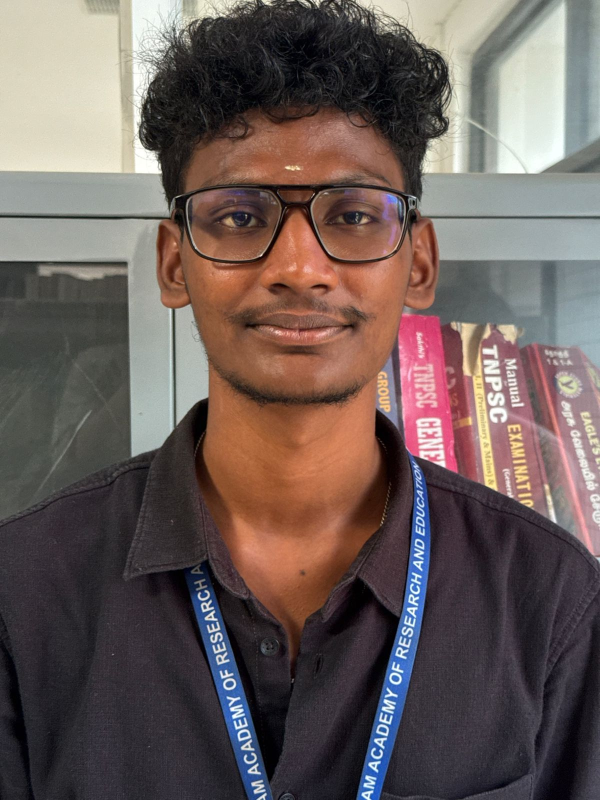
#> input picture backend/staff_images/JUPd2gzJCaT6vj19Sf7xnlaYdzB2/IMG-20251108-WA0001.jpg, 1200 x 1600 px (shown at 1/2 size); its folder holds only this picture in this run
$ python train.py   (older library calls are emulated)
#> lines starting #> are read from the running program, lines starting #| are printed output that depends on the picture
# ============================================================
#   train.py  (UPGRADED – LIGHTING ROBUST VERSION)
#   • Reads staff_details.csv  → staff_id, name, ...
#   • Reads images from staff_images/<staff_id>/
#   • Skips blurry / invalid images
#   • Performs lighting & noise augmentation per image
#       → simulates low-light, bright, contrast & noisy webcam frames
#   • Extracts multiple encodings per staff (original + augmented)
#   • Saves dictionary → trained_faces.pkl
#      {
#        "STAFF001": { "name": "Ajith", "encodings": [np.array(...), ...] },
#        ...
#      }
#   • Compatible with upgraded recognize.py
# ============================================================

import os
import csv
import cv2
import face_recognition
import pickle
import numpy as np

STAFF_CSV = "staff_details.csv"
IMAGE_DIR = "staff_images"
OUTPUT_FILE = "trained_faces.pkl"


# ============================================================
#   READ STAFF CSV
# ============================================================

def load_staff_csv():
    """
    Expect a CSV with headers like:
      staff_id, name, department, ...
    If staff_id not present, tries uid or id as fallback.
    """
    staff = {}

    if not os.path.exists(STAFF_CSV):
        print(f"❌ CSV not found: {STAFF_CSV}")
        return staff

    with open(STAFF_CSV, "r", encoding="utf-8") as f:
#> (reads backend/staff_details.csv from the repository)
        reader = csv.DictReader(f)
        for row in reader:
            uid = row.get("staff_id") or row.get("uid") or row.get("id")
            name = row.get("name") or uid
            if not uid:
                continue
            staff[uid] = {"name": name, "encodings": []}
#> in train_faces, img is the input picture: shape (1600, 1200, 3); mean B, G, R 89.8, 93, 107.1

    print(f"📘 Loaded {len(staff)} staff records from {STAFF_CSV}")
    return staff


# ============================================================
#   FACE QUALITY CHECK
# ============================================================

def is_blurry(image, threshold: float = 90.0) -> bool:
    """
    Simple blur detection using variance of Laplacian.
    Lower variance → blurrier image.
    """
#> called with threshold = 90
    gray = cv2.cvtColor(image, cv2.COLOR_BGR2GRAY)
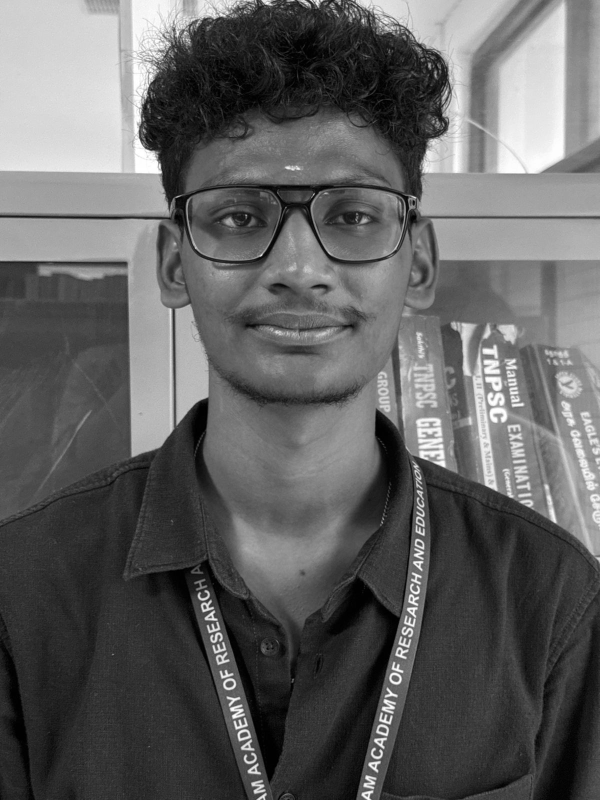
#> gray: shape (1600, 1200) (shown at 1/2 size); min 0, max 255, mean 96.9
    fm = cv2.Laplacian(gray, cv2.CV_64F).var()
#> fm = 117.9
    return fm < threshold


# ============================================================
#   LIGHTING & NOISE AUGMENTATION
# ============================================================

def augment_lighting(img):
    """
    Generate augmented variants of the input image to simulate:
      • darker / brighter lighting
      • contrast changes
      • webcam-type noise

    This allows training with ~10 base images while the model
    learns to recognize the same face across many light conditions.
    """
    augmented = []
#> augmented = []

    # Brightness variations (alpha = gain, beta = bias)
    for alpha in [0.6, 0.8, 1.2, 1.4]:
        bright = cv2.convertScaleAbs(img, alpha=alpha, beta=10)
        augmented.append(bright)
#> this loop made 4 passes
#> pass 1, in augment_lighting, `bright = cv2.convertScaleAbs(img, alpha=alpha, beta=10)`:
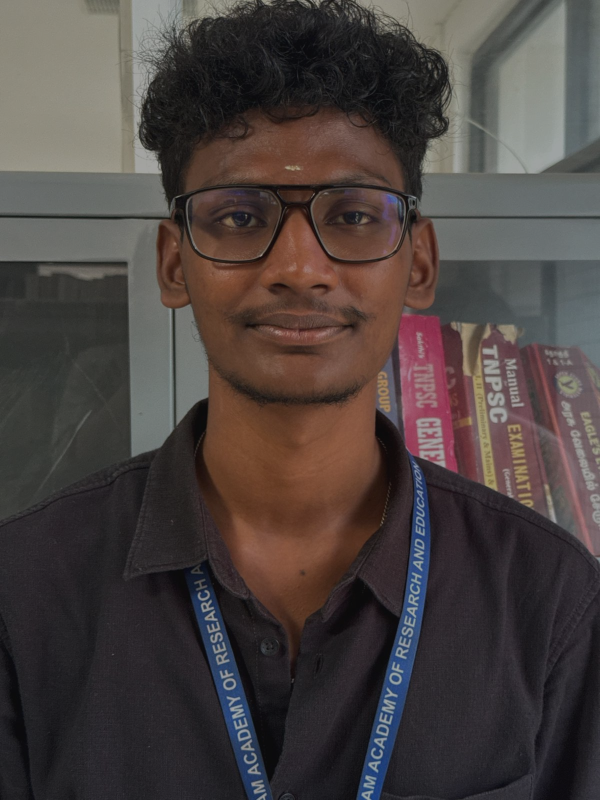
#> bright: shape (1600, 1200, 3) (shown at 1/2 size); mean B, G, R 63.9, 65.8, 74.3
#> pass 2, in augment_lighting, `bright = cv2.convertScaleAbs(img, alpha=alpha, beta=10)`:
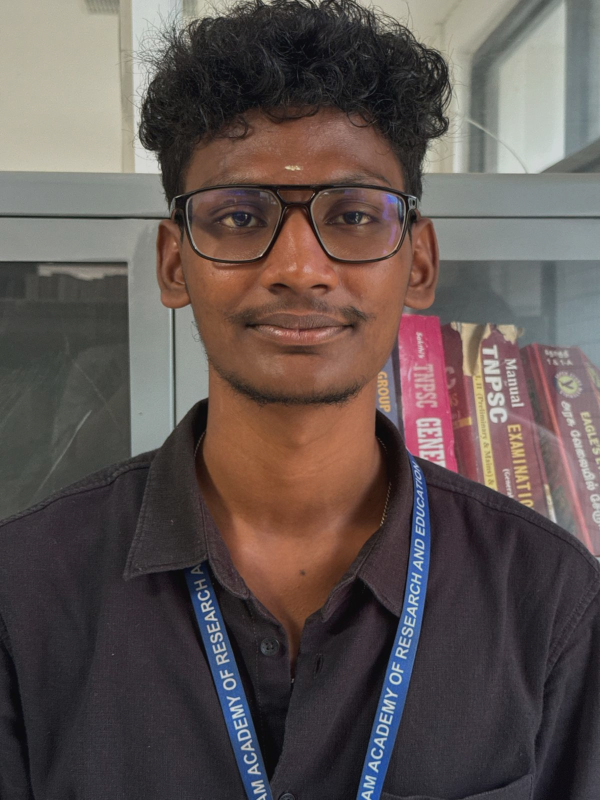
#> bright: shape (1600, 1200, 3) (shown at 1/2 size); mean B, G, R 81.8, 84.4, 95.7
#> pass 3, in augment_lighting, `bright = cv2.convertScaleAbs(img, alpha=alpha, beta=10)`:
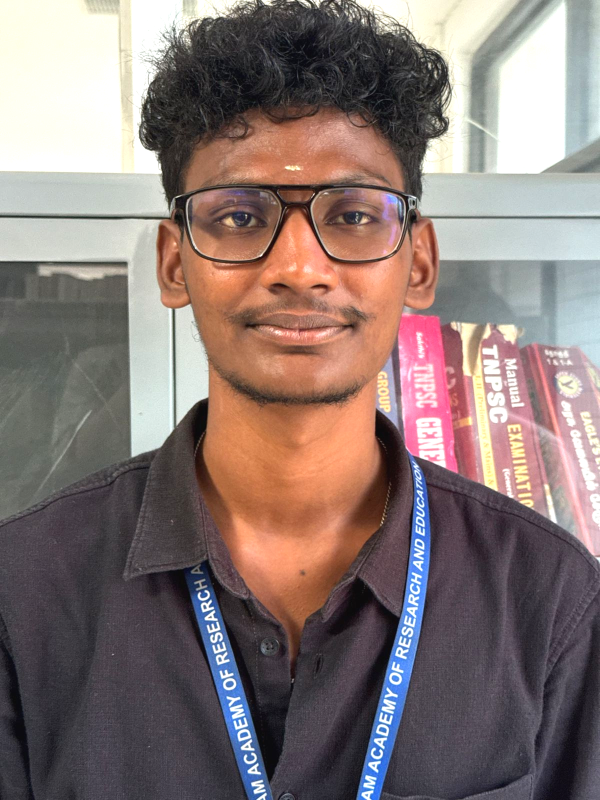
#> bright: shape (1600, 1200, 3) (shown at 1/2 size); mean B, G, R 116.6, 119.5, 135.7
#> after the loop, augmented = 4 items

    # Contrast variations
    for alpha in [0.7, 1.3]:
        contrast = cv2.convertScaleAbs(img, alpha=alpha, beta=0)
        augmented.append(contrast)
#> after the loop, augmented = 6 items

    # Add Gaussian-like noise (simulating low-quality webcam noise)
    noise = np.random.normal(0, 15, img.shape).astype(np.int16)
    noisy = img.astype(np.int16) + noise
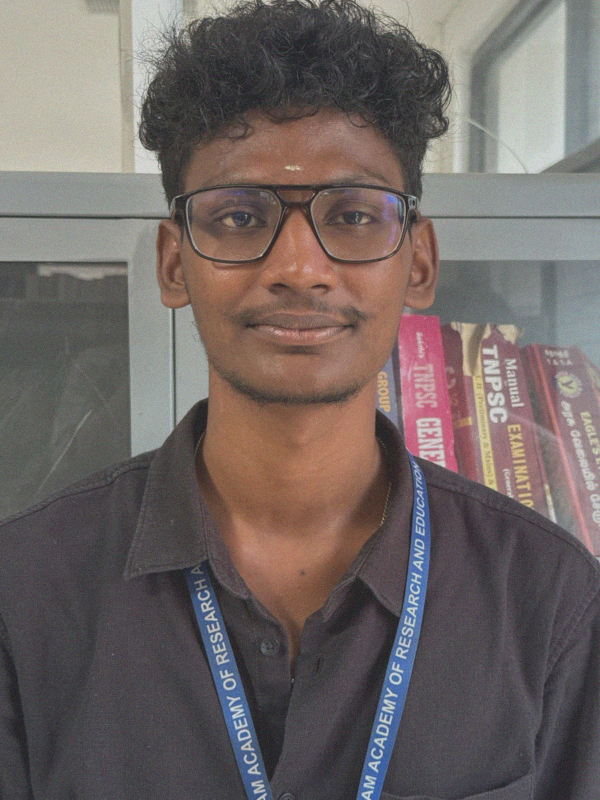
#> noisy: shape (1600, 1200, 3) int16 (shown at 1/2 size); mean B, G, R 89.7, 93, 107.1; drawn with min black and max white
    noisy = np.clip(noisy, 0, 255).astype(np.uint8)
    augmented.append(noisy)

    return augmented


# ============================================================
#   MAIN TRAINING FUNCTION
# ============================================================

def train_faces():
    staff = load_staff_csv()
    if not staff:
        print("❌ No staff info loaded. Check your CSV.")
        return

    if not os.path.isdir(IMAGE_DIR):
        print(f"❌ Image directory not found: {IMAGE_DIR}")
        return

    for uid in staff.keys():
        folder = os.path.join(IMAGE_DIR, uid)
        if not os.path.isdir(folder):
            print(f"⚠️ Missing folder for {uid}: {folder}")
            continue

        print(f"\n🟦 Processing {uid}  ({staff[uid]['name']})")
        images_found = 0
        encodings_added = 0

        for file in os.listdir(folder):
            path = os.path.join(folder, file)
            ext = file.lower().split(".")[-1]
            if ext not in ("jpg", "jpeg", "png", "bmp"):
                continue

            img = cv2.imread(path)
            if img is None:
                print(f"  ⚠️ Cannot read {file}, skipping.")
                continue

            images_found += 1

            # Skip very blurry originals (bad base data)
            if is_blurry(img):
                print(f"  ⚠️ Blurry image skipped: {file}")
                continue

            # Build list of images to encode:
            #   original + several lighting/noise augmented variants
            variants = [img] + augment_lighting(img)
#> variants = 8 items

            for variant in variants:
                # Resize for speed
                small = cv2.resize(variant, (0, 0), fx=0.5, fy=0.5)
                rgb = cv2.cvtColor(small, cv2.COLOR_BGR2RGB)

                boxes = face_recognition.face_locations(rgb)
                if len(boxes) == 0:
                    # Only log for original image to avoid spam
                    continue

                encs = face_recognition.face_encodings(rgb, boxes)
                if not encs:
                    continue

                for enc in encs:
                    staff[uid]["encodings"].append(enc)
                    encodings_added += 1
#> this loop made 1 pass
#> pass 1, in train_faces, `small = cv2.resize(variant, (0, 0), fx=0.5, fy=0.5)`:
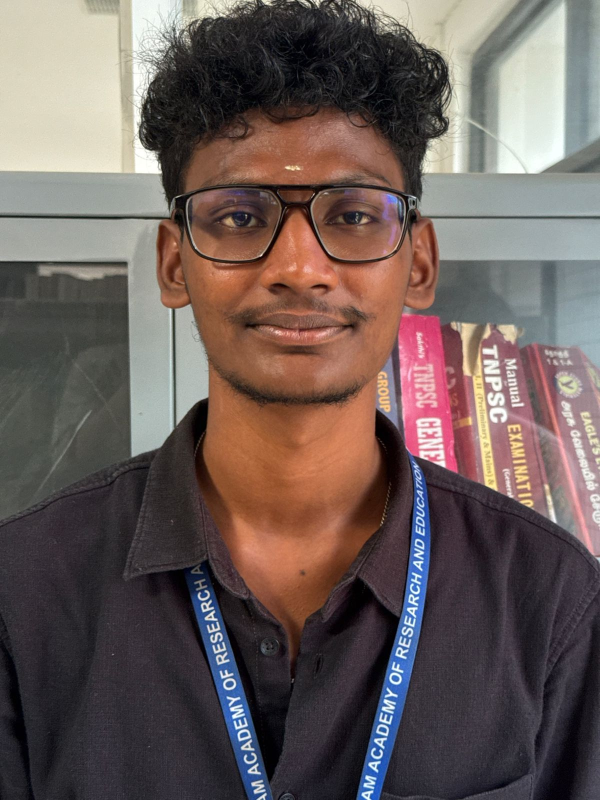
#> small: shape (800, 600, 3); mean B, G, R 89.9, 93.2, 107.3
#> after the loop, encodings_added = 0

        print(f"  ➜ Base images: {images_found}, total encodings stored (with augmentation): {encodings_added}")

    # Filter out staff with no encodings
    staff_filtered = {
        uid: info for uid, info in staff.items() if info["encodings"]
    }
    dropped = len(staff) - len(staff_filtered)
    if dropped > 0:
        print(f"\n⚠️ Dropped {dropped} staff with 0 valid encodings.")

    # Convert encodings to plain numpy arrays (picklable)
    for uid, info in staff_filtered.items():
        info["encodings"] = [np.array(e) for e in info["encodings"]]

    with open(OUTPUT_FILE, "wb") as f:
        pickle.dump(staff_filtered, f)

    print("\n=======================================================")
    print(f"🎉 TRAINING COMPLETE! Saved {len(staff_filtered)} staff to {OUTPUT_FILE}")
    total_enc = sum(len(v["encodings"]) for v in staff_filtered.values())
    print(f"   Total encodings stored (original + augmented): {total_enc}")
    print("=======================================================")


# ============================================================
#   ENTRY POINT
# ============================================================

if __name__ == "__main__":
    train_faces()
#> (the call stopped at in train_faces, `boxes = face_recognition.face_locations(rgb)`: face_recognition is not available in this run)
